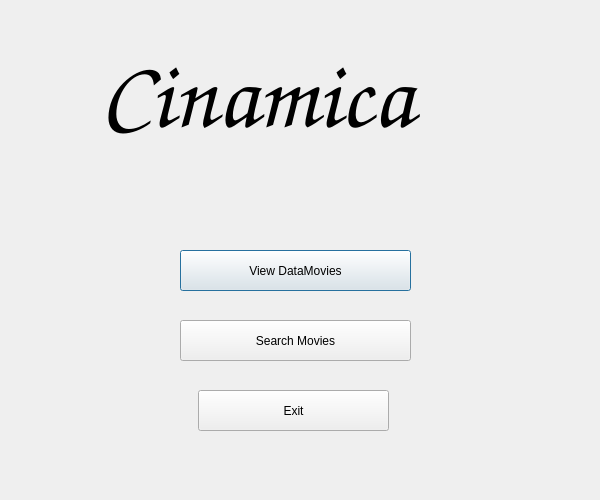
<?xml version="1.0" encoding="UTF-8"?>
<ui version="4.0">
 <class>menu_customer</class>
 <widget class="QDialog" name="menu_customer">
  <property name="geometry">
   <rect>
    <x>0</x>
    <y>0</y>
    <width>600</width>
    <height>500</height>
   </rect>
  </property>
  <property name="windowTitle">
   <string>Dialog</string>
  </property>
  <widget class="QLabel" name="label">
   <property name="geometry">
    <rect>
     <x>100</x>
     <y>30</y>
     <width>401</width>
     <height>131</height>
    </rect>
   </property>
   <property name="font">
    <font>
     <family>Comic Sans MS</family>
     <pointsize>72</pointsize>
     <weight>75</weight>
     <italic>true</italic>
     <bold>true</bold>
    </font>
   </property>
   <property name="text">
    <string>Cinamica</string>
   </property>
  </widget>
  <widget class="QPushButton" name="pushButton">
   <property name="geometry">
    <rect>
     <x>180</x>
     <y>250</y>
     <width>231</width>
     <height>41</height>
    </rect>
   </property>
   <property name="text">
    <string>View DataMovies</string>
   </property>
  </widget>
  <widget class="QPushButton" name="pushButton_2">
   <property name="geometry">
    <rect>
     <x>180</x>
     <y>320</y>
     <width>231</width>
     <height>41</height>
    </rect>
   </property>
   <property name="text">
    <string>Search Movies</string>
   </property>
  </widget>
  <widget class="QPushButton" name="pushButton_3">
   <property name="geometry">
    <rect>
     <x>198</x>
     <y>390</y>
     <width>191</width>
     <height>41</height>
    </rect>
   </property>
   <property name="text">
    <string>Exit</string>
   </property>
  </widget>
 </widget>
 <resources/>
 <connections/>
</ui>
